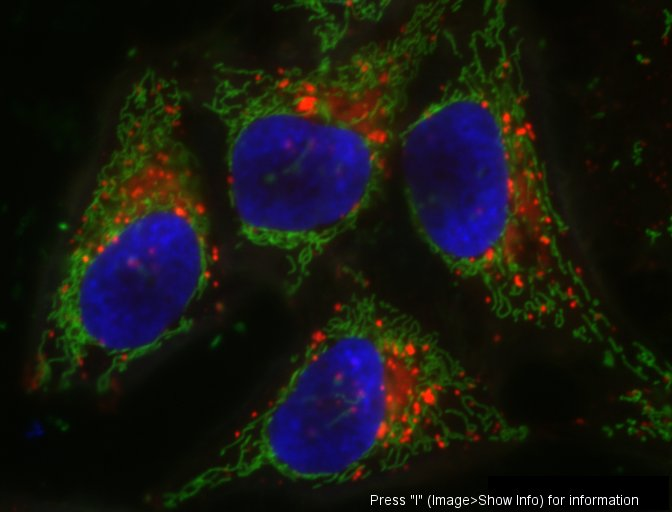
#> input picture data/hela-cells-8bit.jpg, 672 x 512 px
$ jupyter execute segment_nuclei.ipynb
#> lines starting #> are read from the running program, lines starting #| are printed output that depends on the picture; after the words box and inside, x2 and y2 are one past the last pixel; in counts of white or black regions, pixels touching at a corner belong together
# Segmenting Nuclei in Microscopy Images

This notebook demonstrates how to segment and count nuclei in a microscopy image.

## Step 1: Load the Image
We will load the image from the data directory using `skimage.io.imread`.

[cell 1]
import numpy as np
import matplotlib.pyplot as plt
from skimage import io

# Load image
image_path = "../data/hela-cells-8bit.jpg"
image = io.imread(image_path)
#> image is the input picture: shape (512, 672, 3); mean R, G, B 22.6, 22.7, 19.3

## Step 2: Extract the Blue Channel
Assuming the blue channel represents the DAPI stain for nuclei, we will extract it from the image.

[cell 2]
# Extract the blue channel
blue_channel = image[..., 2]
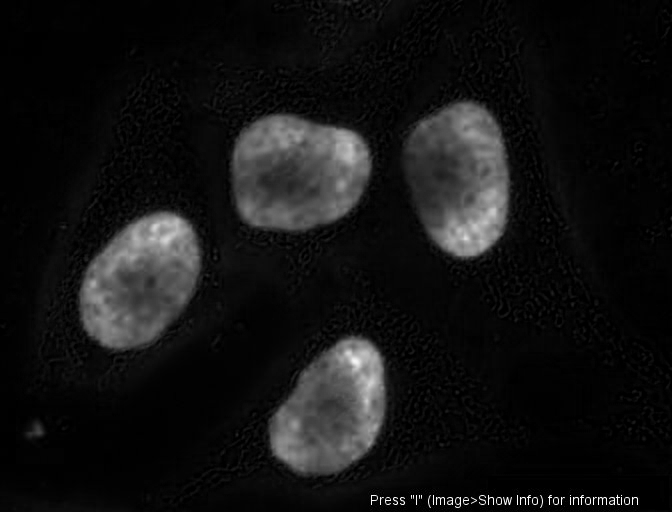
#> blue_channel: shape (512, 672); min 0, max 255, mean 19.3

## Step 3: Apply Gaussian Blur
To reduce noise in the image, we apply a Gaussian blur using `skimage.filters.gaussian`.

[cell 3]
from skimage import filters

# Apply Gaussian blur
blurred_image = filters.gaussian(blue_channel, sigma=1)

## Step 4: Perform Otsu's Thresholding
We use Otsu's method to convert the blurred image into a binary image, separating the nuclei from the background.

[cell 4]
# Otsu's thresholding
thresh = filters.threshold_otsu(blurred_image)
#> thresh = 0.205
binary_image = blurred_image > thresh
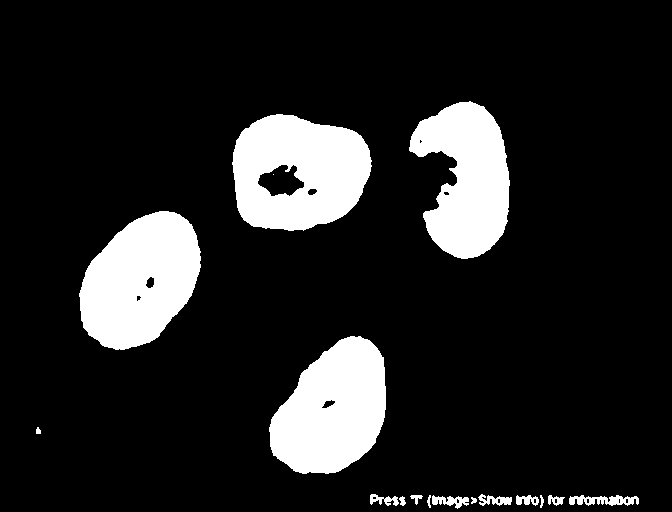
#> binary_image: shape (512, 672) bool; 13.8% white; 17 white regions (1 under 20 px), largest, box (x1, y1, x2, y2) and area: (232, 114, 372, 231) 12033, (79, 211, 201, 350) 11995, (269, 336, 386, 474) 11458

## Step 5: Remove Small Objects
To clean up the binary image, remove small objects that are likely noise.

[cell 5]
from skimage import morphology

# Remove small objects
cleaned_image = morphology.remove_small_objects(binary_image, min_size=50)

## Step 6: Label and Count Nuclei
Label connected regions of the cleaned binary image and count the nuclei.

[cell 6]
from skimage import measure

# Label connected components
labeled_image = measure.label(cleaned_image)
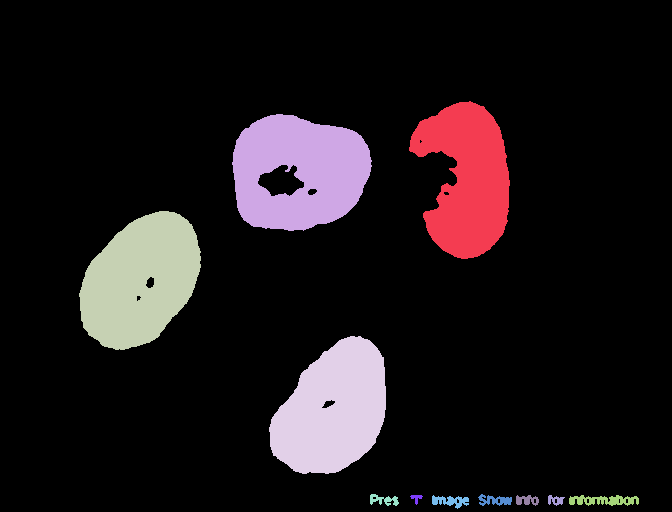
#> labeled_image: shape (512, 672) int32; 12 distinct labels, from 0 to 11; one colour per label, 0 black
nuclei_count = labeled_image.max()
#> nuclei_count = 11
print(f'Number of nuclei: {nuclei_count}')
#| Number of nuclei: 11

## Step 7: Visualize Results
Finally, visualize the binary image and detected nuclei on top of the original image.

[cell 7]
from skimage import color

# Plot results
plt.figure(figsize=(10, 5))
plt.subplot(1, 2, 1)
plt.title("Binary Image")
plt.imshow(cleaned_image, cmap='gray')

plt.subplot(1, 2, 2)
plt.title("Detected Nuclei")
plt.imshow(color.label2rgb(labeled_image, image=image, bg_label=0))
plt.show()
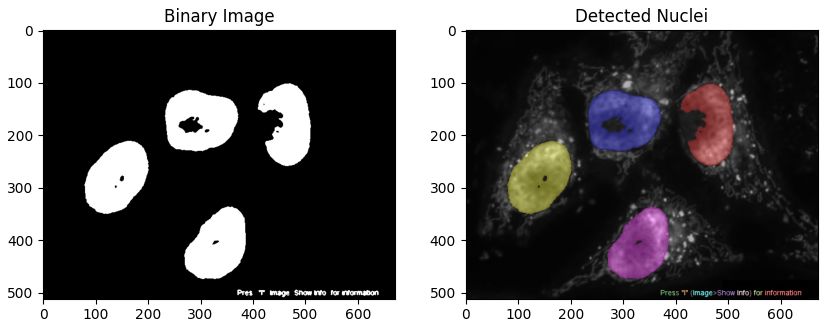
#> figure drawn by matplotlib, 2 panels
